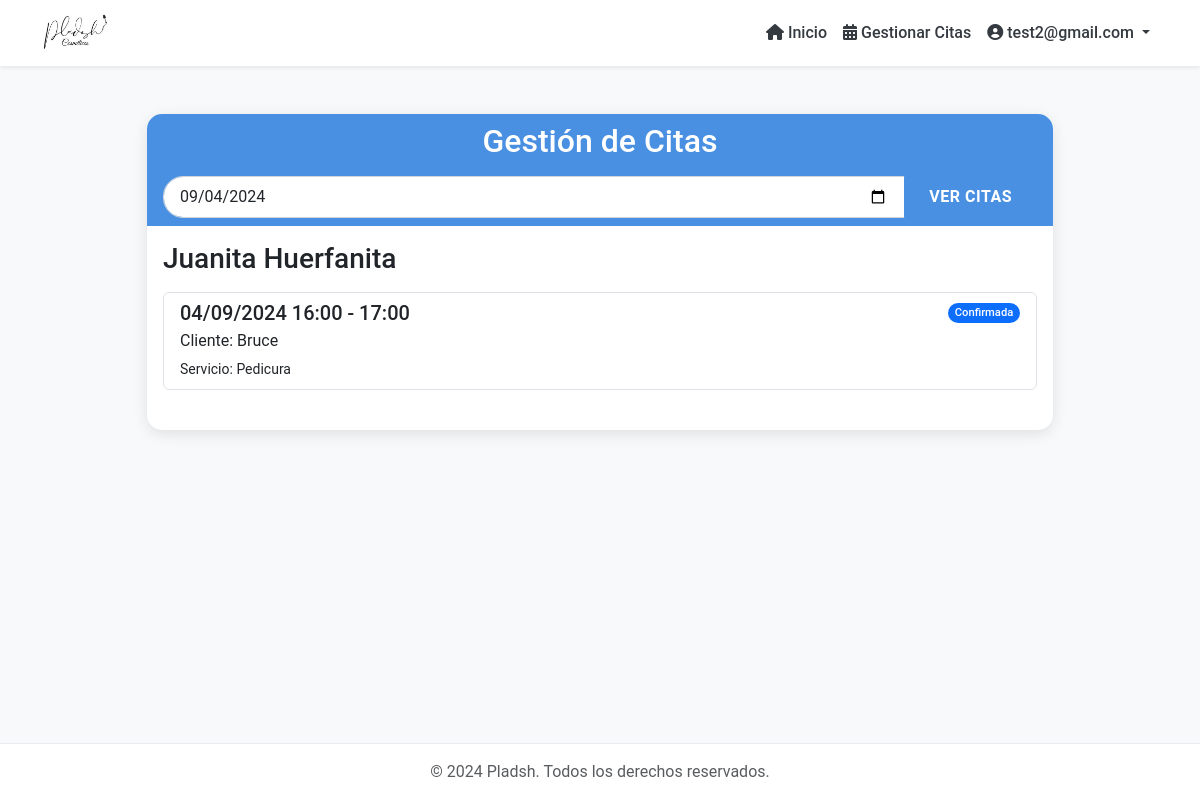
Screenshot of /citas/gestion_citas/ (signed in) with the database file from the repository.
### citas/models.py (models this page shows, shortened)
class Empleado(models.Model):
    cedula = models.CharField(max_length=10, unique=True)
    nombre = models.CharField(max_length=100)
    email = models.EmailField()
    celular = models.CharField(max_length=10)
    servicios = models.ManyToManyField(Servicio, related_name="empleados")

class Cita(models.Model):
    ESTADO_CANCELADA = 1
    ESTADO_CONFIRMADA = 2
    ESTADO_EN_PROCESO = 3
    ESTADO_TERMINADA = 4
    OPCIONES_ESTADO = [
        (ESTADO_CANCELADA, "Cita Cancelada"),
        (ESTADO_CONFIRMADA, "Cita Confirmada"),
        (ESTADO_EN_PROCESO, "En Proceso"),
        (ESTADO_TERMINADA, "Cita terminada")
    ]
    cliente = models.ForeignKey(Cliente, on_delete=models.CASCADE, related_name="citas")
    servicio = models.ForeignKey(Servicio, on_delete=models.CASCADE)
    empleado = models.ForeignKey(Empleado, on_delete=models.CASCADE, related_name="empleados")
    fecha = models.DateField(null=True, blank=True)
    hora_inicio = models.TimeField(null=True, blank=True)
    estado = models.IntegerField(choices=OPCIONES_ESTADO, default=ESTADO_CONFIRMADA)
    notas = models.TextField(blank=True)
    @property
    def hora_fin(self):
        if self.fecha and self.hora_inicio and self.servicio:
            return (timezone.datetime.combine(self.fecha, self.hora_inicio) +
                    timezone.timedelta(minutes=self.servicio.duracion)).time()
        return None

class Servicio(models.Model):
    nombre = models.CharField(max_length=100)
    descripcion = models.TextField()
    precio = models.DecimalField(max_digits=10, decimal_places=2)
    duracion = models.PositiveIntegerField()
    imagen = models.ImageField(upload_to='servicios/', null=True, blank=True)

class Cliente(models.Model):
    CLIENTE = 'CL'
    RECEPCIONISTA = 'RC'
    ROL_CHOICES = [
        (CLIENTE, 'Cliente'),
        (RECEPCIONISTA, 'Recepcionista'),
    ]
    user = models.OneToOneField(User, on_delete=models.CASCADE, null=True, blank=True)
    cedula = models.CharField(max_length=10, unique=True)
    nombre = models.CharField(max_length=100)
    apellido = models.CharField(max_length=100, null=True, blank=True)
    email = models.EmailField()
    celular = models.CharField(max_length=10)
    fechanacimiento = models.DateField()
    rol = models.CharField(max_length=2, choices=ROL_CHOICES, default=CLIENTE)
    def is_recepcionista(self):
        return self.rol == self.RECEPCIONISTA

### citas/views.py (the view)
# urls.py: path('gestion_citas/', citas_views.gestion_citas, name='gestion_citas'),
@login_required
@recepcionista_required
def gestion_citas(request):
    fecha = request.GET.get("fecha")
    if fecha:
        fecha = datetime.strptime(fecha, "%Y-%m-%d").date()
    else:
        fecha = timezone.now().date()
    citas = Cita.objects.filter(fecha=fecha).select_related('cliente', 'servicio', 'empleado')
    empleados = Empleado.objects.all()
    return render(request, "gestion_citas.html", {"citas": citas, "empleados": empleados, "fecha": fecha})

### citas/templates/gestion_citas.html (shortened to what this page needs)
{% extends "base.html" %}
{% load static %}
{% block content %}
<div class="container mt-5">
    <div class="row justify-content-center">
        <div class="col-md-10">
            <div class="card">
                <div class="card-header text-center">
                    <h2 class="mb-0">Gestión de Citas</h2>
                    <div class="input-group mt-3">
                        <input type="date" id="fecha" class="form-control" value="{{ fecha|date:'Y-m-d' }}">
                        <button class="btn btn-primary" type="button" onclick="verCitas()">Ver Citas</button>
                    </div>
                </div>
                <div class="card-body">
                    {% if citas %}
                        {% regroup citas by empleado as citas_por_empleado %}
                        {% for empleado in citas_por_empleado %}
                            <h3 class="mb-3">{{ empleado.grouper.nombre }}</h3>
                            <ul class="list-group mb-4">
                                {% for cita in empleado.list %}
                                    <li class="list-group-item list-group-item-action">
                                        <div class="d-flex w-100 justify-content-between">
                                            <h5 class="mb-1">{{ cita.fecha|date:"d/m/Y" }} {{ cita.hora_inicio|time:"H:i" }} - {{ cita.hora_fin|time:"H:i" }}</h5>
                                            <small>
                                                {% if cita.estado == cita.ESTADO_CONFIRMADA %}
                                                    <span class="badge bg-primary">Confirmada</span>
                                                {% elif cita.estado == cita.ESTADO_EN_PROCESO %}
                                                    <span class="badge bg-warning text-dark">En Proceso</span>
                                                {% elif cita.estado == cita.ESTADO_TERMINADA %}
                                                    <span class="badge bg-success">Terminada</span>
                                                {% elif cita.estado == cita.ESTADO_CANCELADA %}
                                                    <span class="badge bg-danger">Cancelada</span>
                                                {% endif %}
                                            </small>
                                        </div>
                                        <p class="mb-1">Cliente: {{ cita.cliente.nombre }}</p>
                                        <small>Servicio: {{ cita.servicio.nombre }}</small>
                                    </li>
                                {% endfor %}
                            </ul>
                        {% endfor %}
                    {% else %}
                        <p class="text-center mt-3">No hay citas para esta fecha.</p>
                    {% endif %}
                </div>
            </div>
        </div>
    </div>
</div>
{% endblock %}

### citas/templates/base.html (shortened to what this page needs)
{% load static %}
<!DOCTYPE html>
<html lang="es">
<head>
    <link href="https://cdn.jsdelivr.net/npm/bootstrap@5.3.0-alpha1/dist/css/bootstrap.min.css" rel="stylesheet">
    <link href="https://cdnjs.cloudflare.com/ajax/libs/font-awesome/6.0.0-beta3/css/all.min.css" rel="stylesheet">
    <link href="{% static 'css/custom.css' %}" rel="stylesheet">
</head>
<body class="d-flex flex-column min-vh-100">
    <nav class="navbar navbar-expand-lg navbar-light bg-white shadow-sm">
        <div class="container">
            <a class="navbar-brand" href="{% url 'home' %}">
                <img src="{% static 'images/logo.png' %}" alt="Pladsh Logo" height="50" class="d-inline-block align-top">
            </a>
            <div class="collapse navbar-collapse" id="navbarNav">
                <ul class="navbar-nav ms-auto align-items-center">
                    <li class="nav-item">
                        <a class="nav-link" href="{% url 'home' %}"><i class="fas fa-home me-1"></i>Inicio</a>
                    </li>
                    {% if user.is_authenticated %}
                        {% if user.cliente.rol == "RC" %}
                            <li class="nav-item">
                                <a class="nav-link" href="{% url 'gestion_citas' %}"><i class="fas fa-calendar-alt me-1"></i>Gestionar Citas</a>
                            </li>
                        {% endif %}
                        <li class="nav-item dropdown">
                            <a class="nav-link dropdown-toggle" href="#" id="navbarDropdown" role="button" data-bs-toggle="dropdown" aria-expanded="false">
                                <i class="fas fa-user-circle me-1"></i>{{ user.email }}
                            </a>
                        </li>
                    {% endif %}
                </ul>
            </div>
        </div>
    </nav>
    <main class="flex-shrink-0 flex-grow-1">
        <div class="container mt-4">
            {% block content %}{% endblock %}
        </div>
    </main>
    <footer class="footer mt-auto py-3 bg-light">
        <div class="container text-center">
            <span class="text-muted">&copy; 2024 Pladsh. Todos los derechos reservados.</span>
        </div>
    </footer>
</body>
</html>

### citas/static/css/custom.css (style rules this page uses)
:root { --primary-color: #4a90e2; --secondary-color: #f5a623; --success-color: #7ed321; --danger-color: #d0021b; --light-gray: #f8f9fa; --dark-gray: #343a40; }
body { font-family: 'Roboto', sans-serif; background-color: var(--light-gray); color: var(--dark-gray); }
.navbar { background-color: #ffffff !important; box-shadow: 0 2px 10px rgba(0,0,0,0.1); }
.navbar-brand img { height: 40px; transition: transform 0.3s ease; }
.nav-link { color: var(--dark-gray) !important; font-weight: 500; transition: color 0.3s ease, transform 0.3s ease; }
.btn { border-radius: 25px; padding: 0.5rem 1.5rem; font-weight: 600; text-transform: uppercase; letter-spacing: 0.5px; transition: all 0.3s ease; }
.btn-primary { background-color: var(--primary-color); border-color: var(--primary-color); }
.card { border: none; border-radius: 15px; box-shadow: 0 4px 15px rgba(0, 0, 0, 0.1); transition: all 0.3s ease; overflow: hidden; }
.card-header { background-color: var(--primary-color); color: #ffffff; font-weight: 600; border-bottom: none; }
.card-body { padding: 1rem; }
.form-control { border-radius: 20px; border: 1px solid #ced4da; padding: 0.5rem 1rem; transition: all 0.3s ease; }
.badge { font-weight: 500; padding: 0.4em 0.6em; border-radius: 20px; font-size: 0.8em; }
.footer { background-color: #ffffff !important; border-top: 1px solid #e9ecef; padding: 1rem 0; }

### rows the page displays
Empleado: grouper.nombre "Juanita Huerfanita"
Cita: fecha "04/09/2024", hora_inicio "16:00", hora_fin "17:00", estado "Confirmada", cliente.nombre "Bruce", servicio.nombre "Pedicura"

### other values shown
{{ user.email }} "test2@gmail.com"
